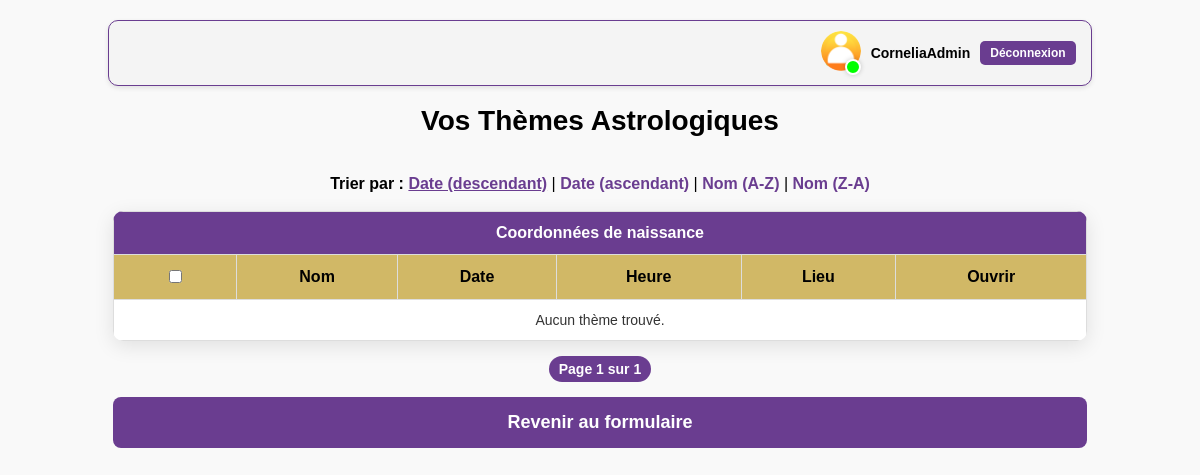
Page /themes/ (signed in) on the earlier database version.
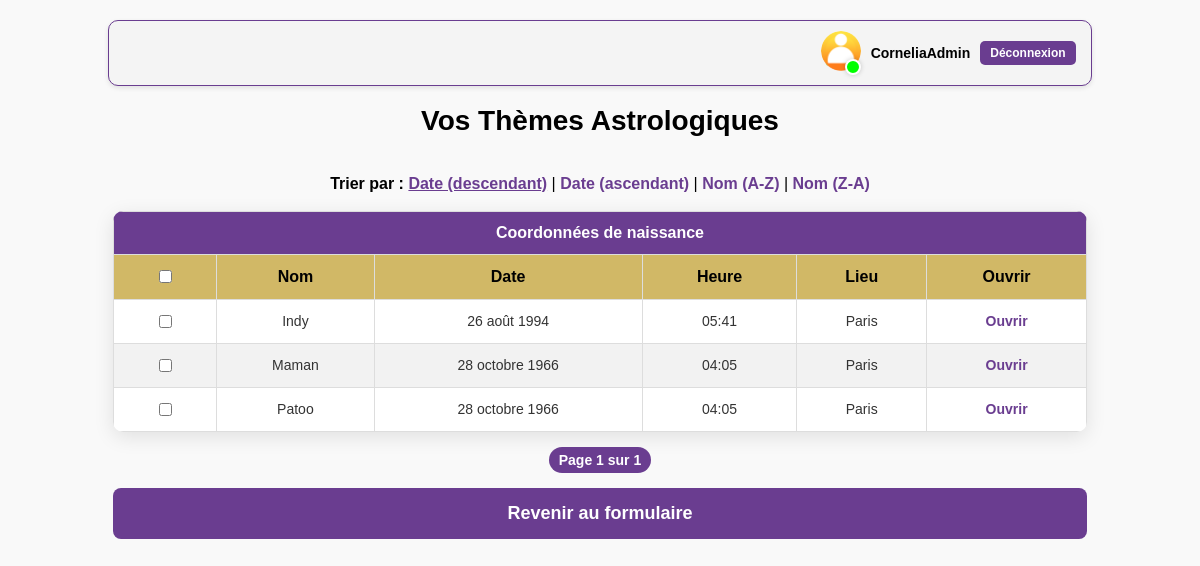
Same page on the later database version.
### astroapp/models.py (models this page shows, shortened)
class CustomUser(AbstractUser):
    email = models.EmailField(unique=True)  # Assure l'unicité de l'email

class ThemeAstrologique(models.Model):
    utilisateur = models.ForeignKey(CustomUser, on_delete=models.CASCADE)
    name = models.CharField(max_length=255)
    birthdate = models.DateField()
    birthtime = models.TimeField()
    country_of_birth = models.CharField(max_length=255)
    city_of_birth = models.CharField(max_length=255)
    date_de_creation = models.DateTimeField(auto_now_add=True)

### astroapp/views.py (the view)
# urls.py: path('themes/', views.liste_themes, name='liste_themes'),
@login_required
def liste_themes(request):
    sort = request.GET.get('sort', '-date_de_creation')
    allowed_sorts = ['name', 'date_de_creation', '-date_de_creation', '-name']
    if sort not in allowed_sorts:
        sort = '-date_de_creation'  # Revenir au tri par défaut si le paramètre est invalide
    themes = ThemeAstrologique.objects.filter(utilisateur=request.user).order_by(sort)
    paginator = Paginator(themes, 10)  # 10 thèmes par page
    page_number = request.GET.get('page')  # Récupérer le numéro de page dans l'URL
    page_obj = paginator.get_page(page_number)  # Obtenir la page correspondante
    return render(request, 'liste_themes.html', {
        'page_obj': page_obj,  # Objets de la page actuelle
        'current_sort': sort,  # Critère de tri actuel
    })

### astroapp/templates/liste_themes.html (shortened to what this page needs)
{% load static %}
<!DOCTYPE html>
<html lang="fr">
<head>
</head>
<body>
<div class="auth-user">
    {% if user.is_authenticated %}
        <div class="auth-logged-in">
            <div style="position: relative; display: inline-block;">
                <img src="{% static 'images/user-icons/user-icon-orange.png' %}" alt="Icône utilisateur" class="user-icon">
                <div class="status-indicator"></div>
            </div>
            <span class="user-name">{{ user.username }}</span>
            <a href="{% url 'deconnexion' %}" class="logout-btn">Déconnexion</a>
        </div>
    {% else %}
        <div class="auth-links">
            <a href="{% url 'connexion' %}" class="auth-btn">Connexion</a>
            <a href="{% url 'inscription' %}" class="auth-btn">S'inscrire</a>
        </div>
    {% endif %}
</div>
    <h1>Vos Thèmes Astrologiques</h1>
<br>
<div class="div-tri">
<div class="tri-options">
    <strong>Trier par :</strong>
    <a href="?sort=-date_de_creation" {% if current_sort == '-date_de_creation' %}class="active"{% endif %}>Date (descendant)</a> |
    <a href="?sort=date_de_creation" {% if current_sort == 'date_de_creation' %}class="active"{% endif %}>Date (ascendant)</a> |
    <a href="?sort=name" {% if current_sort == 'name' %}class="active"{% endif %}>Nom (A-Z)</a> |
    <a href="?sort=-name" {% if current_sort == '-name' %}class="active"{% endif %}>Nom (Z-A)</a>
</div>
</div>
<br>
<div>
<table>
    <tr>
        <th colspan="6">Coordonnées de naissance</th>
    </tr>
    <tr>
        <th class="div-birth-details">
            <input type="checkbox" id="selectAll" />
        </th>
        <th class="div-birth-details">Nom</th>
        <th class="div-birth-details">Date</th>
        <th class="div-birth-details">Heure</th>
        <th class="div-birth-details">Lieu</th>
        <th class="div-birth-details">Ouvrir</th>
    </tr>
    {% for theme in page_obj %}
    <tr>
        <td>
           <input type="checkbox" class="theme-checkbox" data-id="{{ theme.id }}" />
        </td>
        <td>{{ theme.name }}</td>
        <td>{{ theme.birthdate }}</td>
        <td>{{ theme.birthtime }}</td>
        <td>{{ theme.city_of_birth }}</td>
        <td>
            <a href="{% url 'ouvrir_theme' theme.id %}">Ouvrir</a>
        </td>
    </tr>
    {% empty %}
    <tr>
        <td colspan="6">Aucun thème trouvé.</td>
    </tr>
    {% endfor %}
</table>
</div>
<div class="pagination">
    <span class="step-links">
        <span class="current">
            Page {{ page_obj.number }} sur {{ page_obj.paginator.num_pages }}
        </span>
    </span>
</div>
<div>
<a href="{% url 'birth_data' %}" class="btn-retour-formulaire">Revenir au formulaire</a>
</div>
</body>
</html>

### astroapp/templates/liste_themes.html (style rules this page uses)
.auth-user { display: flex; align-items: center; justify-content: flex-end; gap: 10px; padding: 10px 15px; background-color: #f4f4f4; border:#6A3D90 1px solid; border-radius: 10px; box-shadow: 0 2px 5px rgba(0, 0, 0, 0.1); width: 82%; margin: 0 auto; }
.auth-logged-in { display: flex; align-items: center; gap: 10px; }
.user-icon { width: 40px; height: 40px; border-radius: 50%; object-fit: cover; }
.status-indicator { position: absolute; bottom: 0; right: 0; width: 12px; height: 12px; background-color: #00ff00; border: 2px solid white; border-radius: 50%; box-shadow: 0 0 5px rgba(0, 0, 0, 0.2); }
.user-name { font-weight: bold; font-size: 14px; color: #000; }
.logout-btn { background-color: #6A3D90; color: white; padding: 5px 10px; border-radius: 5px; text-decoration: none; font-size: 12px; transition: background-color 0.3s ease; }
body { font-family: 'Arial', sans-serif; margin: 0; padding: 20px; background-color: #f9f9f9; }
h1 { text-align: center; color: #000; font-size: 28px; margin-bottom: 20px; }
table { width: 84%; margin: 0 auto; border-collapse: collapse; background-color: #fff; border-radius: 10px; overflow: hidden; box-shadow: 0 5px 20px rgba(0, 0, 0, 0.1); }
.div-birth-details { background:#D1B866; color: #000; }
th, td { padding: 12px 15px; text-align: center; border: 1px solid #ddd; }
th { background-color: #6A3D90; color: white; font-size: 16px; font-weight: bold; }
tr:nth-child(even) { background-color: #f2f2f2; }
td { font-size: 14px; color: #333; }
a { color: #6A3D90; font-weight: bold; text-decoration: none; transition: color 0.3s ease, transform 0.2s ease; }
.btn-retour-formulaire { display: block; width: 84%; margin: 20px auto; padding: 15px 0; background-color: #6A3D90; color: white; text-align: center; text-decoration: none; font-weight: bold; border-radius: 8px; font-size: 18px; transition: background-color 0.3s ease, transform 0.2s ease; }
.div-tri { text-align:center; }
.tri-options a.active { font-weight: bold; text-decoration: underline; text-align:center; }
.pagination { display: flex; justify-content: center; align-items: center; margin: 20px 0; font-size: 14px; }
.pagination .current { font-weight: bold; color: white; background-color: #6A3D90; border-radius: 20px; padding: 5px 10px; }
.pagination span { color: #555; font-style: normal; margin: 0 5px; }

Differences in the rows shown:
added ThemeAstrologique: name "Indy", birthdate "26 août 1994", birthtime "05:41", city_of_birth "Paris"
added ThemeAstrologique: name "Maman", birthdate "28 octobre 1966", birthtime "04:05", city_of_birth "Paris"
added ThemeAstrologique: name "Patoo", birthdate "28 octobre 1966", birthtime "04:05", city_of_birth "Paris"
Other differences:
text no longer shown: "Aucun thème trouvé."
